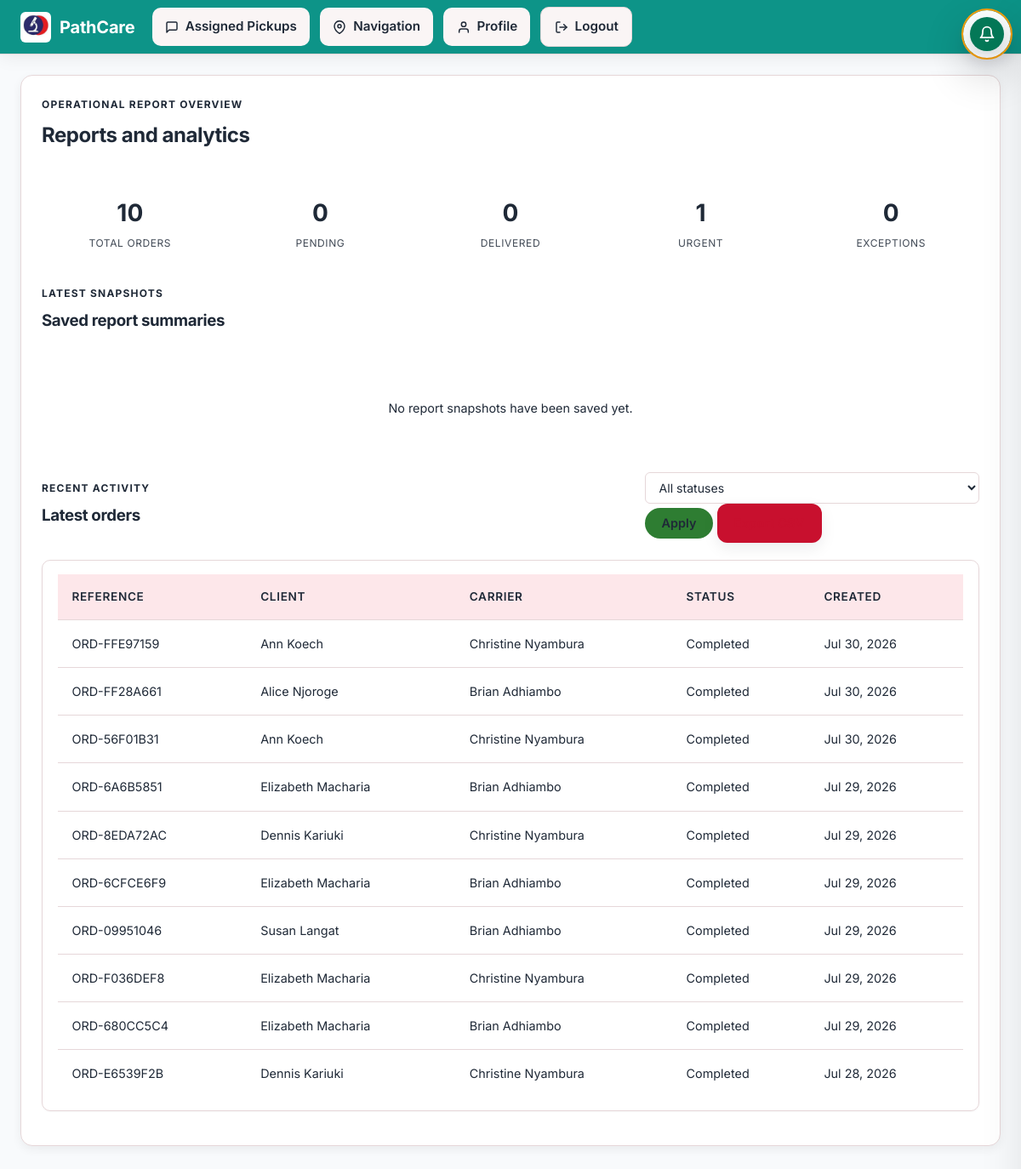
The page /reports/ (signed in) on the database its author committed.
### tracking/models.py (models this page shows, shortened)
class Order(models.Model):
    class Priority(models.TextChoices):
        ROUTINE = "routine", "Routine"
        URGENT = "urgent", "Priority"
        STAT = "stat", "STAT (immediate)"
    class Status(models.TextChoices):
        PENDING_REVIEW = "pending_review", "Pending review"
        PENDING = "pending", "Pending assignment"
        ASSIGNED = "assigned", "Assigned to carrier"
        ACCEPTED = "accepted", "Accepted by carrier"
        EN_ROUTE_TO_CLIENT = "en_route_client", "En route to client"
        AT_CLIENT = "at_client", "Arrived at client"
        PICKED_UP = "picked_up", "Picked up"
        IN_TRANSIT = "in_transit", "In transit"
        DELIVERED = "delivered", "Delivered to lab"
        RECEIVED = "received", "Received at lab"
        COMPLETED = "completed", "Completed"
        CANCELLED = "cancelled", "Cancelled"
    id = models.UUIDField(primary_key=True, default=uuid.uuid4, editable=False)
    reference_code = models.CharField(max_length=32, unique=True)
    client = models.ForeignKey(Client, on_delete=models.PROTECT, related_name="orders")
    facility = models.ForeignKey(
        'core.Facility',
        on_delete=models.SET_NULL,
        null=True,
        blank=True,
        related_name='orders',
        help_text="Facility for this pickup (defaults to client's default facility)"
    )
    carrier = models.ForeignKey(
        Carrier, on_delete=models.SET_NULL, null=True, blank=True, related_name="orders"
    )
    priority = models.CharField(max_length=16, choices=Priority.choices, default=Priority.ROUTINE)
    status = models.CharField(max_length=16, choices=Status.choices, default=Status.PENDING)
    requested_pickup_time = models.DateTimeField(null=True, blank=True)
    samples_ready_at = models.DateTimeField(null=True, blank=True)
    requestor_name = models.CharField(max_length=255, blank=True)
    requestor_phone = models.CharField(max_length=32, blank=True)
    reception_details = models.CharField(max_length=255, blank=True)
    parking_notes = models.CharField(max_length=255, blank=True)
    security_instructions = models.CharField(max_length=255, blank=True)
    pickup_address = models.CharField(max_length=255, blank=True)
    distance_to_lab_km = models.FloatField(null=True, blank=True)
    estimated_pickup_minutes = models.IntegerField(null=True, blank=True)
    notes = models.TextField(blank=True)
    latitude = models.FloatField(null=True, blank=True)
    longitude = models.FloatField(null=True, blank=True)
    created_at = models.DateTimeField(auto_now_add=True)
    updated_at = models.DateTimeField(auto_now=True)

class Client(models.Model):
    id = models.UUIDField(primary_key=True, default=uuid.uuid4, editable=False)
    name = models.CharField(max_length=255)
    contact_name = models.CharField(max_length=255, blank=True)
    contact_phone = models.CharField(max_length=32)
    contact_email = models.EmailField(blank=True)
    address = models.CharField(max_length=255)
    latitude = models.FloatField(null=True, blank=True)
    longitude = models.FloatField(null=True, blank=True)
    default_facility = models.ForeignKey(
        'core.Facility',
        on_delete=models.SET_NULL,
        null=True,
        blank=True,
        related_name='clients',
        help_text="Default facility for this client's pickups"
    )
    is_active = models.BooleanField(default=True)
    created_at = models.DateTimeField(auto_now_add=True)

class Carrier(models.Model):
    class Status(models.TextChoices):
        AVAILABLE = "available", "Available"
        ON_JOB = "on_job", "On job"
        OFFLINE = "offline", "Offline"
    id = models.UUIDField(primary_key=True, default=uuid.uuid4, editable=False)
    user = models.OneToOneField(
        settings.AUTH_USER_MODEL,
        on_delete=models.CASCADE,
        related_name="carrier_profile",
        null=True,
        blank=True,
    )
    phone = models.CharField(max_length=32)
    vehicle = models.OneToOneField(
        'Vehicle',
        on_delete=models.SET_NULL,
        null=True,
        blank=True,
        related_name='carrier',
    )
    vehicle_type = models.CharField(max_length=64, blank=True)
    vehicle_plate = models.CharField(max_length=32, blank=True)
    status = models.CharField(max_length=16, choices=Status.choices, default=Status.AVAILABLE)
    current_latitude = models.FloatField(null=True, blank=True)
    current_longitude = models.FloatField(null=True, blank=True)
    last_location_update = models.DateTimeField(null=True, blank=True)
    is_active = models.BooleanField(default=True)
    @property
    def display_name(self):
        try:
            user = self.user
        except Exception:
            return "Unnamed carrier"
        if user is None:
            return "Unnamed carrier"
        return user.get_full_name() or user.username
    def __str__(self):
        return self.display_name

### accounts/models.py (models this page shows, shortened)
class User(AbstractUser):
    class Role(models.TextChoices):
        SUPER_ADMIN = "super_admin", "Super Admin"
        DISPATCHER = "dispatcher", "Dispatcher"
        CARRIER = "carrier", "Carrier"
        CLIENT = "client", "Client"
        LAB_STAFF = "lab_staff", "Lab Staff"
    role = models.CharField(max_length=20, choices=Role.choices, default=Role.DISPATCHER)
    phone = models.CharField(max_length=32, blank=True)
    department = models.CharField(max_length=100, blank=True)
    objects = PathcareUserManager()

### reports/views.py (the view, shortened to what this page needs)
# urls.py: path("", report_index, name="report_index"),
def report_index(request):
    status_filter = request.GET.get("status", "")
    download = request.GET.get("download", "")
    orders_qs = Order.objects.select_related("client", "carrier")
    if status_filter:
        orders_qs = orders_qs.filter(status=status_filter)
    orders = orders_qs.order_by("-created_at")[:20]
    snapshots = ReportSnapshot.objects.all().order_by("-created_at")[:10]
    summary = {
        "total_orders": Order.objects.count(),
        "pending": Order.objects.filter(status=Order.Status.PENDING).count(),
        "delivered": Order.objects.filter(status=Order.Status.DELIVERED).count(),
        "urgent": Order.objects.filter(priority=Order.Priority.STAT).count(),
        "exceptions": Order.objects.filter(status=Order.Status.CANCELLED).count(),
    }
    return render(
        request,
        "reports/report_index.html",
        {
            "snapshots": snapshots,
            "orders": orders,
            "summary": summary,
            "status_filter": status_filter,
            "statuses": Order.Status.choices,
        },
    )

### tracking/context_processors.py (called while the page is built)
def notifications(request):
    if not request.user.is_authenticated:
        return {}
    try:
        unread = Notification.objects.filter(user=request.user, is_read=False).count()
        recent = Notification.objects.filter(user=request.user).order_by("-created_at")[:10]
        return {"notifications_unread_count": unread, "notifications_list": recent}
    except Exception:
        return {}

### reports/templates/reports/report_index.html (shortened to what this page needs)
{% extends "tracking/base.html" %}
{% block content %}
<section class="panel">
  <div class="panel-header">
    <div>
      <p class="eyebrow">Operational report overview</p>
      <h2>Reports and analytics</h2>
    </div>
  </div>
  <div class="hero-stats">
    <div><strong>{{ summary.total_orders }}</strong><span>Total orders</span></div>
    <div><strong>{{ summary.pending }}</strong><span>Pending</span></div>
    <div><strong>{{ summary.delivered }}</strong><span>Delivered</span></div>
    <div><strong>{{ summary.urgent }}</strong><span>Urgent</span></div>
    <div><strong>{{ summary.exceptions }}</strong><span>Exceptions</span></div>
  </div>
  <div class="panel-header" style="margin-top:1rem;">
    <div>
      <p class="eyebrow">Latest snapshots</p>
      <h3>Saved report summaries</h3>
    </div>
  </div>
  {% if snapshots %}
    <div class="alert-grid">
      {% for snapshot in snapshots %}
        <div class="alert-card primary">
          <h3>{{ snapshot.title }}</h3>
          <p>{{ snapshot.summary|default:"No summary available yet." }}</p>
          <small>{{ snapshot.created_at|date:"M d, Y H:i" }}</small>
        </div>
      {% endfor %}
    </div>
  {% else %}
    <p class="empty-state">No report snapshots have been saved yet.</p>
  {% endif %}
  <div class="panel-header" style="margin-top:1rem;">
    <div>
      <p class="eyebrow">Recent activity</p>
      <h3>Latest orders</h3>
    </div>
    <form method="get" class="filter-form">
      <select id="status" name="status" onchange="this.form.submit()">
        <option value="">All statuses</option>
      </select>
      <button class="button secondary" type="submit">Apply</button>
      <a class="button primary" href="?download=csv{% if status_filter %}&status={{ status_filter }}{% endif %}">Export CSV</a>
    </form>
  </div>
  {% if orders %}
    <div class="table-card">
      <table>
        <thead>
          <tr>
            <th>Reference</th>
            <th>Client</th>
            <th>Carrier</th>
            <th>Status</th>
            <th>Created</th>
          </tr>
        </thead>
        <tbody>
          {% for order in orders %}
            <tr>
              <td>{{ order.reference_code }}</td>
              <td>{{ order.client.name }}</td>
              <td>{{ order.carrier|default:"Unassigned" }}</td>
              <td>{{ order.get_status_display }}</td>
              <td>{{ order.created_at|date:"M d, Y" }}</td>
            </tr>
          {% endfor %}
        </tbody>
      </table>
    </div>
  {% else %}
    <p class="empty-state">No orders have been created yet.</p>
  {% endif %}
</section>
{% endblock %}

### tracking/templates/tracking/base.html (style rules this page uses)
:root { --color-primary: #0d9488; --color-primary-hover: #0f766e; --color-primary-soft: #f0fdfa; --color-primary-border: #99f6e4; --color-primary-ink: #115e59; --color-surface: #ffffff; --color-surface-alt: #f8fafc; --color-surface-raised: #ffffff; --color-text: #0f172a; --color-text-secondary: #475569; --color-text-muted: #94a3b8; --color-border: #e2e8f0; --color-border-light: #f1f5f9; --color-danger: #ef4444; --color-danger-soft: #fef2f2; --color-warning: #f59e0b; --color-warning-soft: #fffbeb; --color-success: #10b981; --color-success-soft: #ecfdf5; --color-info: #3b82f6; --color-info-soft: #eff6ff; --space-xs: 4px; --space-sm: 8px; --space-md: 16px; --space-lg: 24px; --space-xl: 32px; --space-2xl: 48px; --radius-sm: 6px; --radius-md: 10px; --radius-lg: 14px; --radius-xl: 20px; --radius-full: 9999px; --shadow-sm: 0 1px 2px rgba(0,0,0,.04); --shadow-md: 0 4px 12px rgba(0,0,0,.06); --shadow-lg: 0 12px 32px rgba(0,0,0,.08); --shadow-xl: 0 24px 48px rgba(0,0,0,.10); --shadow-nav: 0 2px 20px rgba(0,0,0,.08); --ease-out: cubic-bezier(0.16, 1, 0.3, 1); --ease-in-out: cubic-bezier(0.65, 0, 0.35, 1); --duration-fast: 150ms; --duration-normal: 250ms; --duration-slow: 400ms; --font-sans: 'Inter', system-ui, -apple-system, sans-serif; }
*, *::before, *::after { margin: 0; padding: 0; box-sizing: border-box; }
html { font-family: var(--font-sans); -webkit-font-smoothing: antialiased; -moz-osx-font-smoothing: grayscale; -webkit-tap-highlight-color: transparent; scroll-behavior: smooth; }
body { background: var(--color-surface-alt); color: var(--color-text); line-height: 1.6; min-height: 100vh; min-height: 100dvh; overflow-x: hidden; }
.empty-state { display: flex; flex-direction: column; align-items: center; justify-content: center; padding: var(--space-2xl) var(--space-lg); text-align: center; gap: var(--space-sm); }

### rows shown on the page
Order: reference_code "ORD-FFE97159", client.name "Ann Koech", carrier "Christine Nyambura", status "Completed", created_at "Jul 30, 2026"
Order: reference_code "ORD-FF28A661", client.name "Alice Njoroge", carrier "Brian Adhiambo", status "Completed", created_at "Jul 30, 2026"
Order: reference_code "ORD-56F01B31", client.name "Ann Koech", carrier "Christine Nyambura", status "Completed", created_at "Jul 30, 2026"
Order: reference_code "ORD-6A6B5851", client.name "Elizabeth Macharia", carrier "Brian Adhiambo", status "Completed", created_at "Jul 29, 2026"
Order: reference_code "ORD-8EDA72AC", client.name "Dennis Kariuki", carrier "Christine Nyambura", status "Completed", created_at "Jul 29, 2026"
Order: reference_code "ORD-6CFCE6F9", client.name "Elizabeth Macharia", carrier "Brian Adhiambo", status "Completed", created_at "Jul 29, 2026"
Order: reference_code "ORD-09951046", client.name "Susan Langat", carrier "Brian Adhiambo", status "Completed", created_at "Jul 29, 2026"
Order: reference_code "ORD-F036DEF8", client.name "Elizabeth Macharia", carrier "Christine Nyambura", status "Completed", created_at "Jul 29, 2026"
Order: reference_code "ORD-680CC5C4", client.name "Elizabeth Macharia", carrier "Brian Adhiambo", status "Completed", created_at "Jul 29, 2026"
Order: reference_code "ORD-E6539F2B", client.name "Dennis Kariuki", carrier "Christine Nyambura", status "Completed", created_at "Jul 28, 2026"

### other values the page prints
{{ summary.total_orders }} "10"
{{ summary.pending }} "0"
{{ summary.delivered }} "0"
{{ summary.urgent }} "1"
{{ summary.exceptions }} "0"
